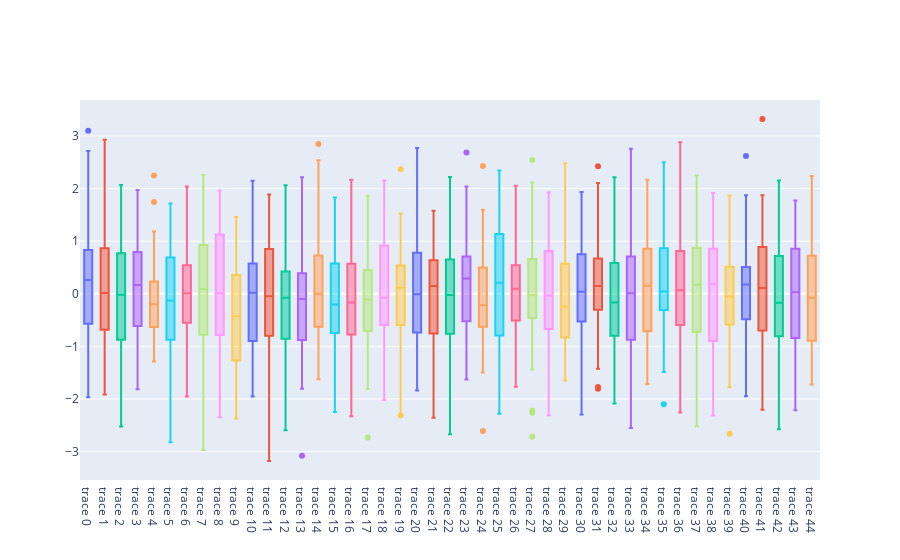

The notebook cell this image was saved under:
### Code cell
iplot([Box(y = np.random.randn(50), showlegend=False) for i in range(45)], show_link=False)
